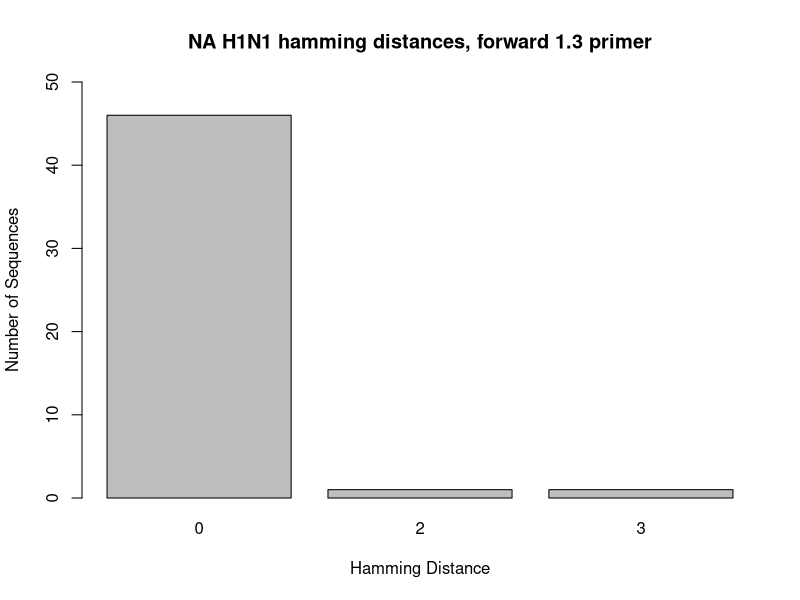
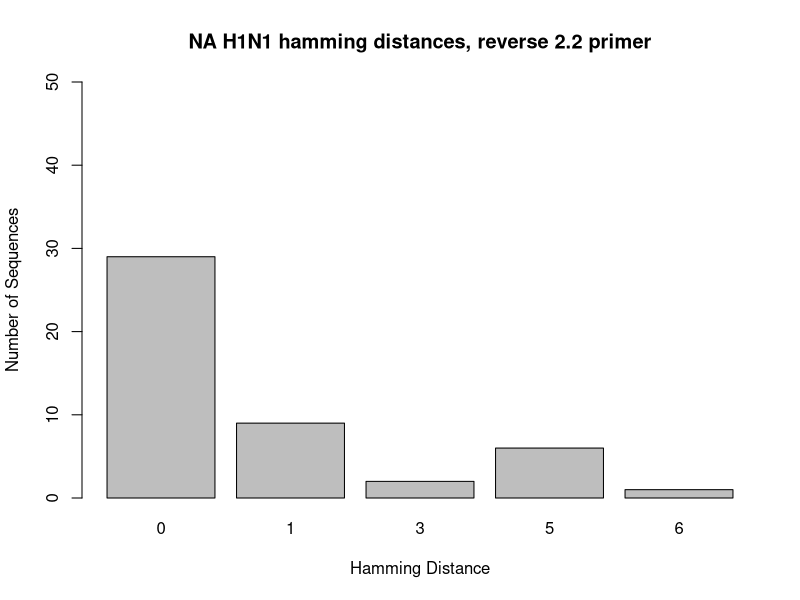
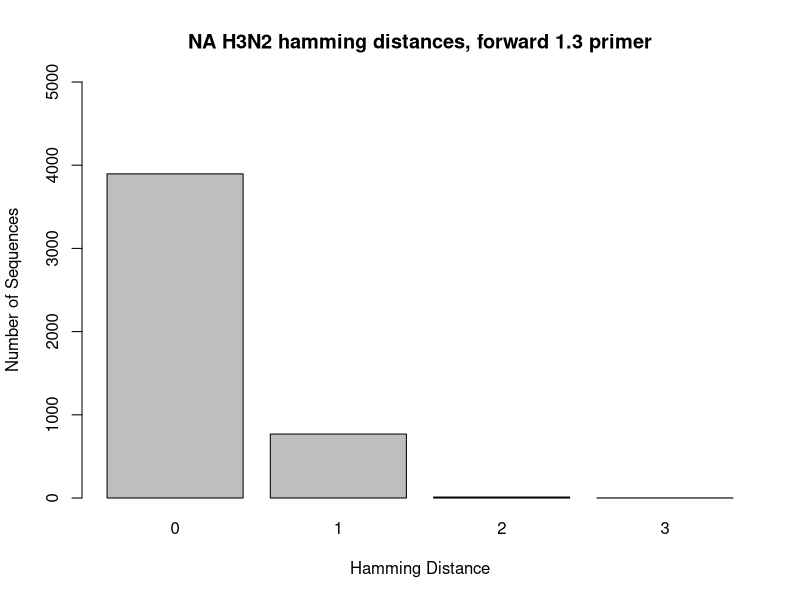
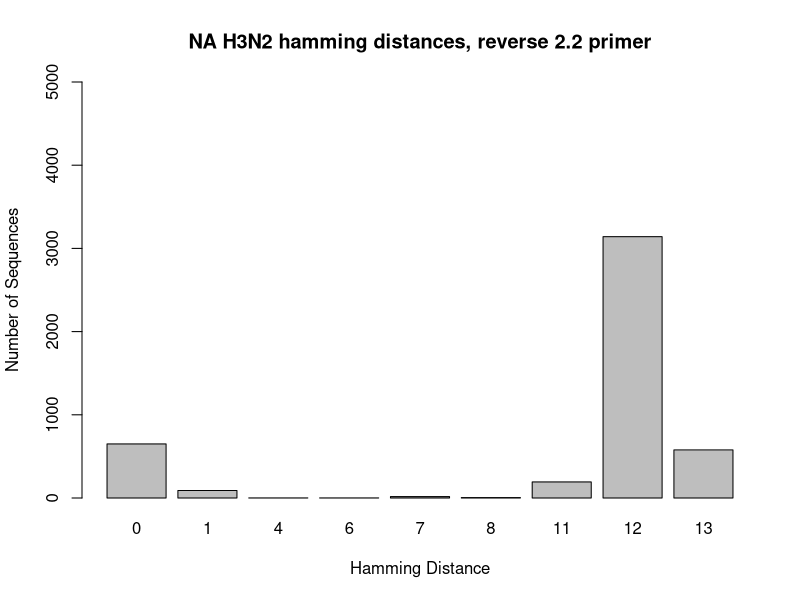
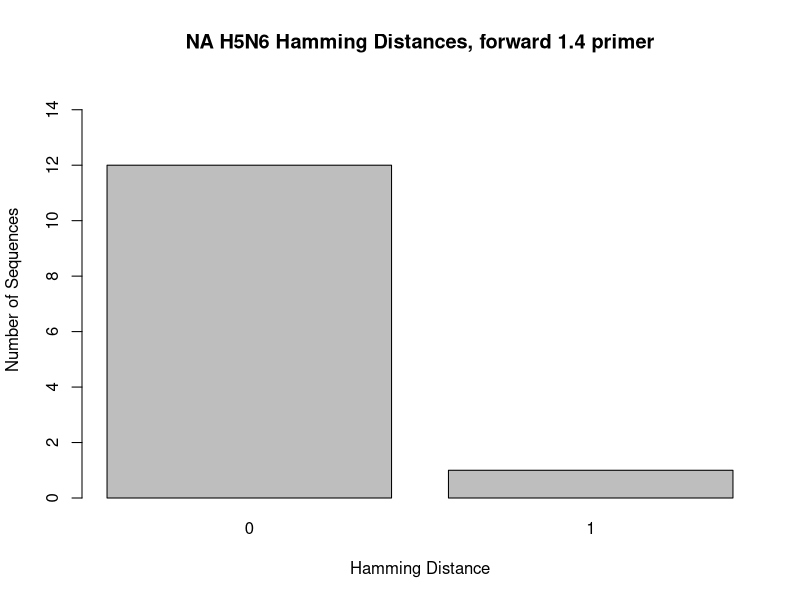
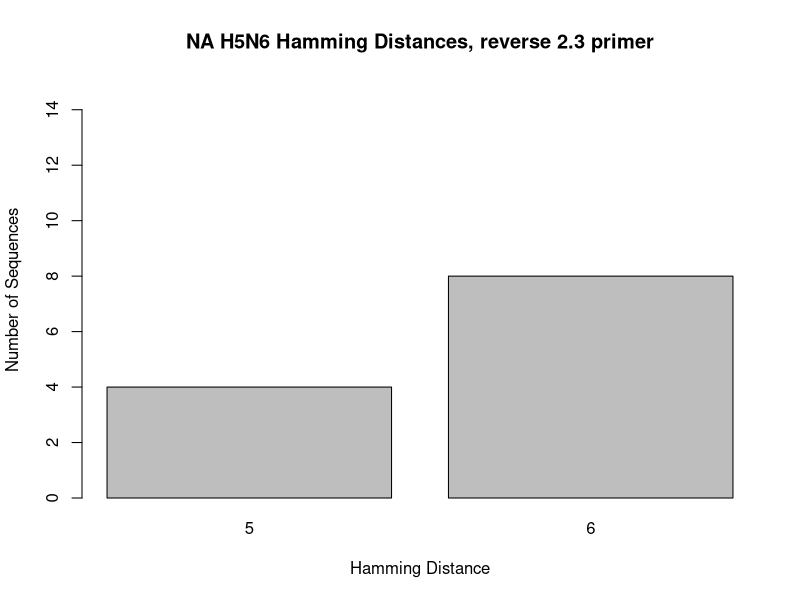
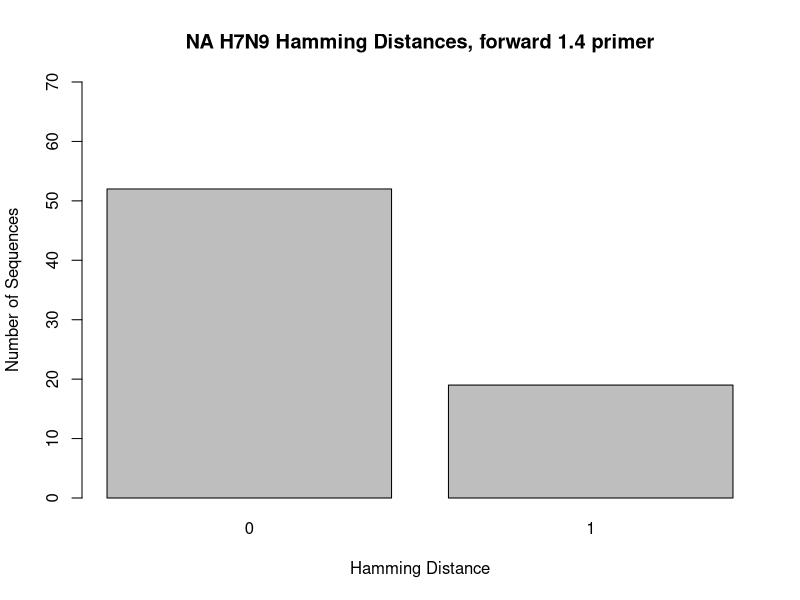
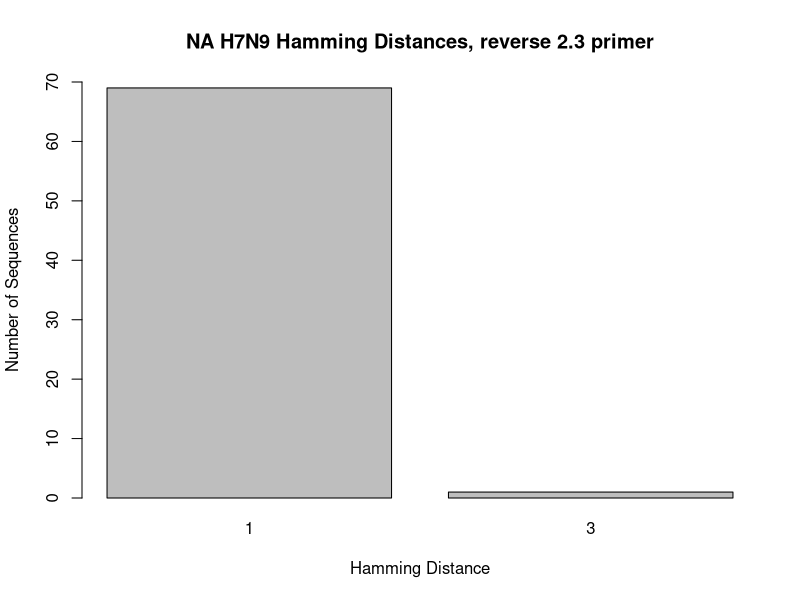

Reproduce these figures in R, in order.
## ---- chunk 1
knitr::opts_chunk$set(root.dir = "C:/Users/Lexie Christopoulos/Repos/GenomeSequencing-/db/",echo = TRUE)
## ---- chunk 2
#in console: setwd("C:/Users/Lexie Christopoulos/Repos/GenomeSequencing-/db/NA")
## ---- chunk 3
NA_H1_F1 <- read.csv("hamming_distance_results/NA_H1_NA_Forward_1.3_results_NCR.csv")

NA_H1_1 <- NA_H1_F1[-c(48, 49),]

barplot(table(NA_H1_1$hamming_distance), main = "NA H1N1 hamming distances, forward 1.3 primer", xlab = "Hamming Distance", ylab = "Number of Sequences", ylim = c(0,50))
## ---- chunk 4
NA_H1_R <- read.csv("hamming_distance_results/NA_H1_NA_Reverse_2.2_results_NCR.csv")

NA_H1_2 <- NA_H1_R[-c(48, 49),]

barplot(table(NA_H1_2$hamming_distance), main = "NA H1N1 hamming distances, reverse 2.2 primer", xlab = "Hamming Distance", ylab = "Number of Sequences", ylim = c(0,50))
 
## ---- chunk 5
NA_H3_F1 <- read.csv("hamming_distance_results/NA_H3_NA_Forward_1.3_results_NCR.csv")

NA_H3_1 <- NA_H3_F1[-c(4677, 4678),]

barplot(table(NA_H3_1$hamming_distance), main = "NA H3N2 hamming distances, forward 1.3 primer", xlab = "Hamming Distance", ylab = "Number of Sequences", ylim = c(0,5000))

## ---- chunk 6
NA_H3_R <- read.csv("hamming_distance_results/NA_H3_NA_Reverse_2.2_results_NCR.csv")

NA_H3_2 <- NA_H3_R[-c(4677, 4678),]

barplot(table(NA_H3_2$hamming_distance), main = "NA H3N2 hamming distances, reverse 2.2 primer", xlab = "Hamming Distance", ylab = "Number of Sequences", ylim = c(0,5000))

## ---- chunk 7
NA_H5_F <- read.csv("hamming_distance_results/NA_H5_NA_Forward_1.4_results_NCR.csv")

NA_H5_1 <- NA_H5_F[-c(13, 14),]

barplot(table(NA_H5_1$hamming_distance), main = "NA H5N6 Hamming Distances, forward 1.4 primer", xlab = "Hamming Distance", ylab = "Number of Sequences", ylim = c(0,15))
## ---- chunk 8
NA_H5_R <-read.csv("hamming_distance_results/NA_H5_NA_Reverse_2.3_results_NCR.csv")

NA_H5_2 <- NA_H5_R[-c(13, 14),]

barplot(table(NA_H5_2$hamming_distance), main = "NA H5N6 Hamming Distances, reverse 2.3 primer",  xlab = "Hamming Distance", ylab = "Number of Sequences", ylim = c(0,15))
## ---- chunk 9
NA_H7_F <- read.csv("hamming_distance_results/NA_H7_NA_Forward_1.4_results_NCR.csv")

NA_H7_1 <- NA_H7_F[-c(71, 72),]

barplot(table(NA_H7_1$hamming_distance), main = "NA H7N9 Hamming Distances, forward 1.4 primer", xlab = "Hamming Distance", ylab = "Number of Sequences", ylim = c(0,70))

## ---- chunk 10
NA_H7_R <- read.csv("hamming_distance_results/NA_H7_NA_Reverse_2.3_results_NCR.csv")

NA_H7_2 <- NA_H7_R[-c(71, 72),]

barplot(table(NA_H7_2$hamming_distance), main = "NA H7N9 Hamming Distances, reverse 2.3 primer", xlab = "Hamming Distance", ylab = "Number of Sequences", ylim = c(0,70))
## ---- chunk 11
NA_H9_F <- read.csv("hamming_distance_results/NA_H9_NA_Forward_1.3_results_NCR.csv")

NA_H9_1 <- NA_H9_F[-c(15, 16),]

barplot(table(NA_H9_1$hamming_distance), main = "NA H9N2 Hamming Distances, forward 1.3 primer", xlab = "Hamming Distance", ylab = "Number of Sequences", ylim = c(0,15))
## ---- chunk 12
NA_H9_R <- read.csv("hamming_distance_results/NA_H9_NA_Reverse_2.2_results_NCR.csv")

NA_H9_2 <- NA_H9_R[-c(15, 16),]

barplot(table(NA_H9_2$hamming_distance), main = "NA H9N2 Hamming Distances, reverse 2.2 primer", xlab = "Hamming Distance", ylab = "Number of Sequences", ylim = c(0,15))
